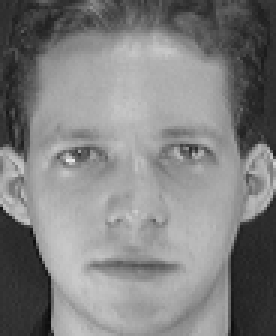
#> input picture dataset/s01/1.pgm, 92 x 112 px, found by its file name (shown 3 times larger); its folder holds only this picture in this run
$ python label.py
#> lines starting #> are read from the running program, lines starting #| are printed output that depends on the picture
#> call 2 of read_path, with path_name = '40men_Keras/dataset/s01'
#> in read_path, image is the input picture: shape (112, 92, 3); min 11, max 234, mean 128.3
#!/usr/bin/env python
# -*- coding: utf-8 -*-
#     对图像进行初步加工，将
__author__ = 'Seven'
import os
import numpy as np
import cv2

# 定义图片尺寸
IMAGE_SIZE = 90


# 按照定义图像大小进行尺度调整
def resize_image(image, height=IMAGE_SIZE, width=IMAGE_SIZE):
#> called with height = 90, width = 90
    top, bottom, left, right = 0, 0, 0, 0
    # 获取图像尺寸
    h, w, _ = image.shape
#> h = 112; w = 92
    # 找到图片最长的一边
    longest_edge = max(h, w)
#> longest_edge = 112
    # 计算短边需要填充多少使其与长边等长
    if h < longest_edge:
        d = longest_edge - h
        top = d // 2    # 整除
        bottom = d // 2 # 整除
    elif w < longest_edge:
        d = longest_edge - w
#> d = 20
        left = d // 2   # 整除
#> left = 10
        right = d // 2  # 整除
#> right = 10
    else:
        pass

    # 设置填充颜色，将图片数据变成长宽大小一样的矩阵
    BLACK = [0, 0, 0]
    # 对原始图片进行填充操作
    constant = cv2.copyMakeBorder(image, top, bottom, left, right,
                                  cv2.BORDER_CONSTANT, value=BLACK)
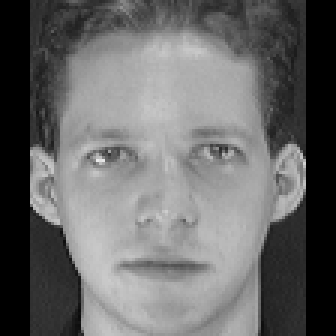
#> constant: shape (112, 112, 3) (shown 3 times larger); min 0, max 234, mean 105.4
    # 调整图像大小并返回
    return cv2.resize(constant, (height, width))

images, labels = list(), list()
# 读取训练数据
def read_path(path_name):
    for dir_item in os.listdir(path_name):
        # 合并成可识别的操作路径
        full_path = os.path.abspath(os.path.join(path_name, dir_item))
        # 如果是文件夹，则继续递归调用
        if os.path.isdir(full_path):
            read_path(full_path)
        else:
            if dir_item.endswith('.pgm'):   # 如果文件以jpg结尾，则文件就是图片
                image = cv2.imread(full_path)   # 读取文件夹图片
                image = resize_image(image, IMAGE_SIZE, IMAGE_SIZE)# 将图像整型至64*64
                images.append(image)    # 将每张图片的像素矩阵塞进images中，以便用来进行训练
                labels.append(path_name)    # 同时将文件夹名字作为标签，塞进label矩阵中
#> pass 2 of the loop in read_path, `for dir_item in os.listdir(path_name):`:
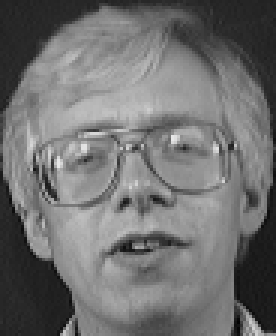
#> input picture dataset/s02/1.pgm, 92 x 112 px, found by its file name (shown 3 times larger)
#> in read_path, image is the input picture: shape (112, 92, 3); min 3, max 231, mean 112
#> in resize_image (call 2), `constant = cv2.copyMakeBorder(image, top, bottom, left, right, cv2.BOR..`:
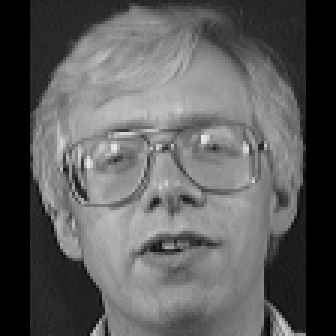
#> constant: shape (112, 112, 3) (shown 3 times larger); min 0, max 231, mean 92
#> in resize_image (call 2), `return cv2.resize(constant, (height, width))`:
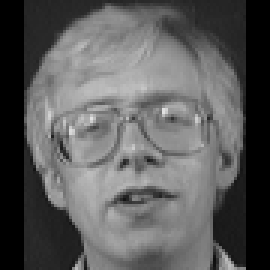
#> returned value: shape (90, 90, 3) (shown 3 times larger); min 0, max 226, mean 92
    return images, labels   # 返回这两个矩阵


# 从指定路径读取训练数据
def load_dataset(path_name):
    images, labels = read_path(path_name)
#> images = 2 items; labels = 2 items
    # 由于图片是基于矩阵计算的， 将其转为矩阵
    print(labels)
#| ['40men_Keras/dataset/s01', '40men_Keras/dataset/s02']
    images = np.array(images)   # 将图像数据转为可以在numpy进行运算的矩阵
    print(images.shape)
#| (2, 90, 90, 3)

    label_length = len(labels)
#> label_length = 2
    lab = np.zeros(label_length)
#> lab = [0, 0]
    i = 0
    j = 0
    for label in labels:
        if i != 0:
            if i % 10 == 0:
                j = j + 1
        lab[i] = j
        print('lab=', lab[i], '  label = ', label)
        i = i+1
#> this loop made 2 passes
#> i on passes 1 to 2: 1, 2
#| lab= 0.0   label =  40men_Keras/dataset/s01
#| lab= 0.0   label =  40men_Keras/dataset/s02
#> after the loop, i = 2; j = 0
    labels = lab
#> labels = [0, 0]

    return images, labels


####################################################################################
####################################################################################


if __name__ == '__main__':
    images, labels = load_dataset('dataset')    # 读取照片进行预处理，统一成64大小的图像矩阵数据
#> labels = [0, 0]
    print(labels)
#| [0. 0.]
    print('load over')
